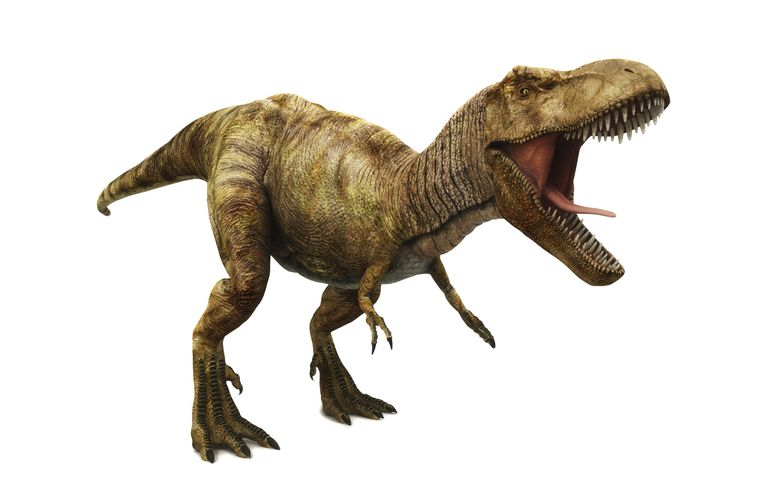
#> input picture tutorials/trex.jpg, 768 x 490 px
$ python color_histogram.py --image ../trex.jpg
#> lines starting #> are read from the running program, lines starting #| are printed output that depends on the picture
from __future__ import print_function
from matplotlib import pyplot as plt
import numpy as np
import argparse
import imutils
import cv2

ap = argparse.ArgumentParser()
ap.add_argument("-i", "--image", required = True,
                help = "Path to the image")
args = vars(ap.parse_args())

image = cv2.imread(args["image"])
#> image is the input picture: shape (490, 768, 3); mean B, G, R 208.3, 215.5, 220.3
image = imutils.resize(image, width=500)
#> image: shape (319, 500, 3)
cv2.imshow("Original", image)

cv2.waitKey(0)

# Split the channels
channels = cv2.split(image)
colors = ("b", "g", "r")

# Set up the plots
plt.figure()
plt.title("’Flattened’ Color Histogram")
plt.xlabel("Bins")
plt.ylabel("# of Pixels")

print(zip(channels, colors))
#> (printed output is left out)

for (channel, color) in zip(channels, colors):
    # Calculate a new histogram for each channel
    # So the image in one channel, grayscale, 256 bins, all pixels
    hist = cv2.calcHist([channel], [0], None, [256], [0, 256])
    # Plot the hist, display the color
    plt.plot(hist, color = color)
    # Set the xlim
    plt.xlim([0, 256])
#> this loop made 3 passes
#> color on passes 1 to 3: 'b', 'g', 'r'

plt.show()
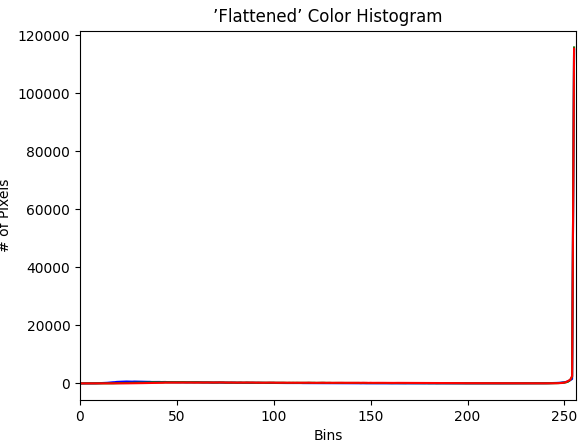
#> figure drawn by matplotlib, 1 panel; curve peaks at x = 255, y = 114949; curve peaks at x = 255, y = 115836; curve peaks at x = 255, y = 115389

fig = plt.figure()

# Create subplot
ax = fig.add_subplot(131)
# index 1 is G, index 0 is B
# We want two channels so [0, 1] instead of [0]
# 32 bins instead of 256 * 256
# Range is [0, 256, 0, 256]
hist = cv2.calcHist([channels[1], channels[0]], [0, 1], None,
                    [32, 32], [0, 256, 0, 256])
p = ax.imshow(hist, interpolation = "nearest")
ax.set_title("2D Color Histogram for G and B")
plt.colorbar(p)

ax = fig.add_subplot(132)
hist = cv2.calcHist([channels[1], channels[2]], [0, 1], None,
                    [32, 32], [0, 256, 0, 256])
p = ax.imshow(hist, interpolation = "nearest")
ax.set_title("2D Color Histogram for G and R")
plt.colorbar(p)

ax = fig.add_subplot(133)
hist = cv2.calcHist([channels[0], channels[2]], [0, 1], None,
                    [32, 32], [0, 256, 0, 256])
p = ax.imshow(hist, interpolation = "nearest")
ax.set_title("2D Color Histogram for B and R")
plt.colorbar(p)

# Show the size and get the number of values (width * height)
print("2D histogram shape: {}, with {} values".format(hist.shape, hist.flatten().shape[0]))
#| 2D histogram shape: (32, 32), with 1024 values

plt.show()
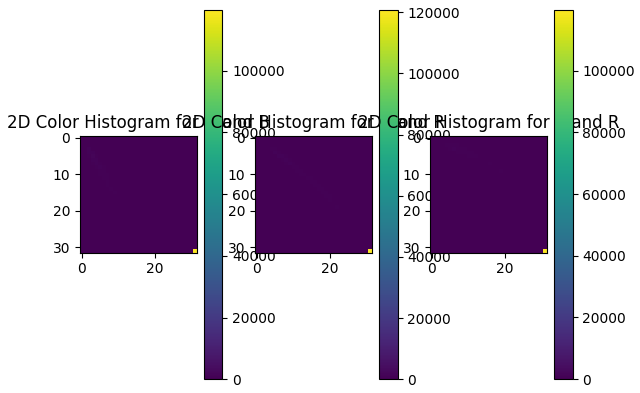
#> figure drawn by matplotlib, 6 panels

# 3-D Histogram
## Basically get all three channels, 8 bins each, 256 range
hist = cv2.calcHist([image], [0, 1, 2],
                    None, [8, 8, 8], [0, 256, 0, 256, 0, 256])
print("3D histogram shape: {}, with {} values".format(hist.shape, hist.flatten().shape[0]))
#| 3D histogram shape: (8, 8, 8), with 512 values

cv2.waitKey(0)
